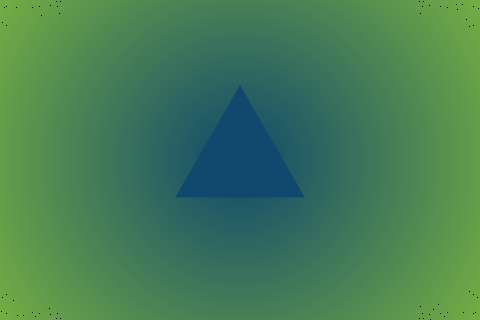
Frame 1 (no input)
Frame 60 (the mouse pressed at the canvas centre just before this capture): identical to frame 1, image omitted
Frame 120 (the mouse held since frame 60 and released just before this capture): identical to frame 1, image omitted

The Processing sketch that drew this single still picture (run headless with seeded random() and noise(); from frame 60 on, the mouse is pressed at the canvas centre):

// Processing sketch: oct05a_trianglesketch
// ── oct05a_trianglesketch.pde
void setup(){
  size(480,320);
  smooth();
}

void draw(){
  background(0);
  
  createGradient(width/2, height/2, height, color(17,73,110), color(127,185,62));
  
  int work=75;
  int sleep=75;
  int live=75;
  noStroke();
  
  beginShape();
  //work
  //fill(127,185,62);
  vertex(width/2,height/2-work);
  //live
  fill(17,73,110);
  vertex(width/2-live*cos(radians(30)), height/2+live*sin(radians(30)));
  //sleep
  //fill(2,73,89);
  vertex(width/2+sleep*cos(radians(30)), height/2+sleep*sin(radians(30)));
  endShape();
  
}

void createGradient (float x, float y, float radius, color c1, color c2){
  float px = 0, py = 0, angle = 0;

  // calculate differences between color components 
  float deltaR = red(c2)-red(c1);
  float deltaG = green(c2)-green(c1);
  float deltaB = blue(c2)-blue(c1);
  // hack to ensure there are no holes in gradient
  // needs to be increased, as radius increases
  float gapFiller = 8.0;

  for (int i=0; i< radius; i++){
    for (float j=0; j<360; j+=1.0/gapFiller){
      px = x+cos(radians(angle))*i;
      py = y+sin(radians(angle))*i;
      angle+=1.0/gapFiller;
      color c = color(
      (red(c1)+(i)*(deltaR/radius)),
      (green(c1)+(i)*(deltaG/radius)),
      (blue(c1)+(i)*(deltaB/radius)) 
        );
      set(int(px), int(py), c);      
    }
  }
  // adds smooth edge 
  // hack anti-aliasing
  noFill();
  strokeWeight(3);
  ellipse(x, y, radius*2, radius*2);
}
